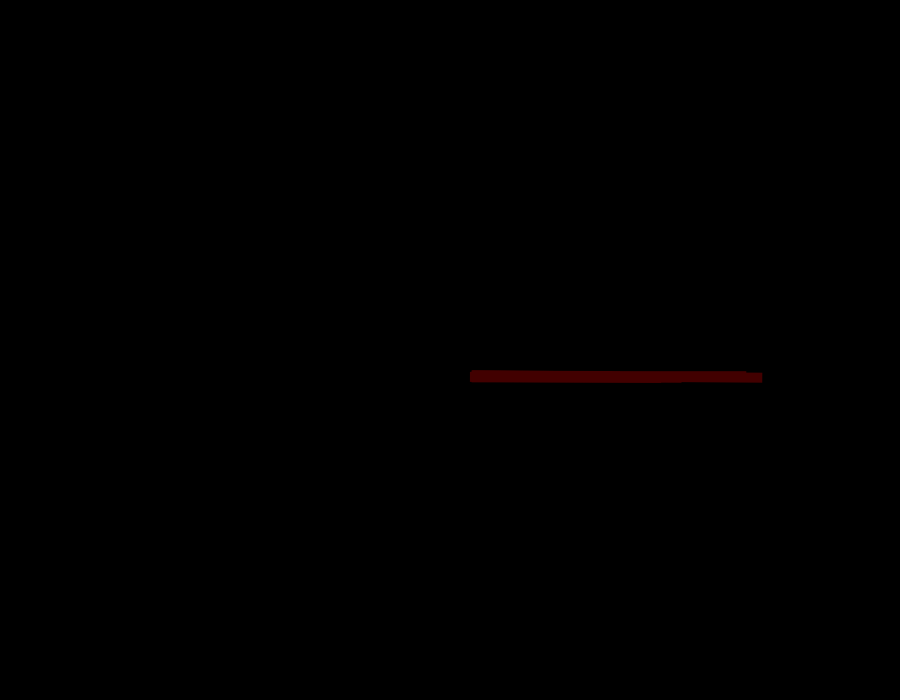
Frame 1 (no input)
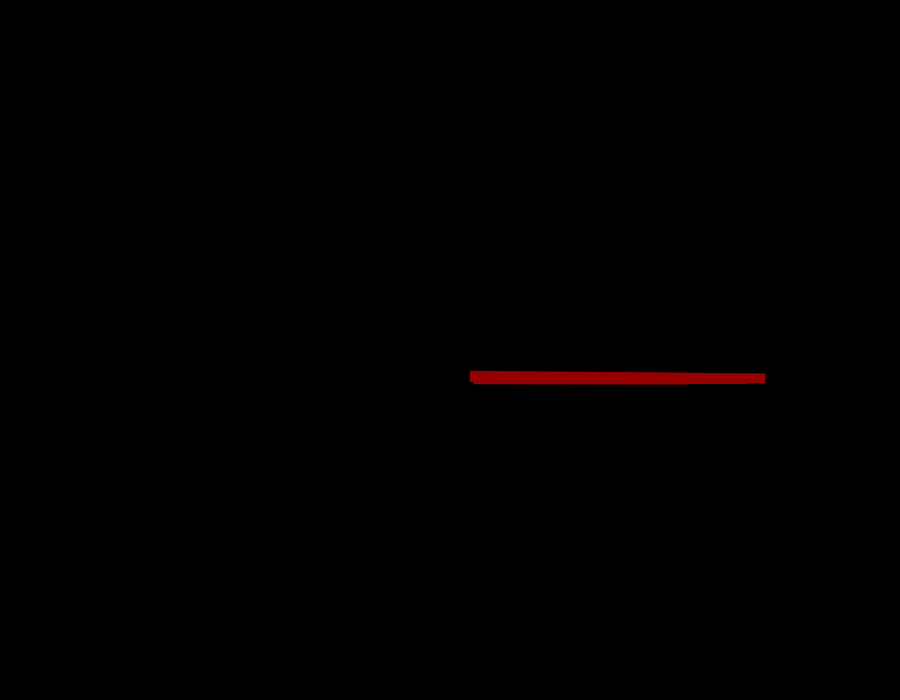
Frame 60 (the mouse pressed at the canvas centre just before this capture)
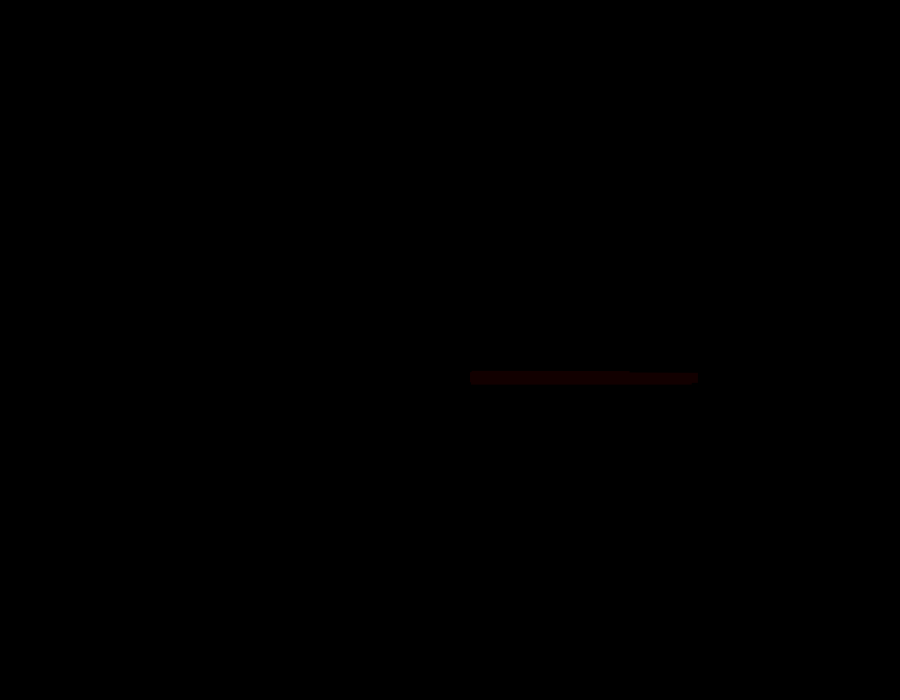
Frame 120 (the mouse held since frame 60 and released just before this capture)

The Processing sketch that drew these frames (run headless with seeded random() and noise(); from frame 60 on, the mouse is pressed at the canvas centre):

// Processing sketch: s6c01Manasevich
// ── s6c01Manasevich.pde
Linea l,l1,l2,l3,l4;


int cantidad = 6;
float rot = 0;
float r=(random(255));
float g=255;
float b=255;




void setup() {

  size(900, 700);
  l = new Linea();
  l2 = new Linea();
  l3 = new Linea();
  l4 = new Linea();


}

void draw() {
  background(0);
  fill(random(255),0,0);
  l.figura(cantidad,rot,r,g-255,b-255);
  //l.figura(cantidad-100,rot,r,g-255,b-255);
  //l.figura(cantidad-65,rot,r,g,b);


  }

  void keyPressed( ) {
    if(key=='a'||key=='A'){
      cantidad+=100;
    }

  if(key=='s'||key=='S'){
    cantidad-=100;
  }

  }

// ── Linea.pde
class Linea {//Clase


// Constructor
  Linea() { //Clase
  }



  void figura(int cantidad,float rot,float r,float g, float b) {
    for(int i=0; i<cantidad;i++){
      pushMatrix();
      translate(width/2, height/2);
      noStroke();
      rotate(radians(rot));
    //  fill(r,g,b);
      rect(random(20,25), random(20,25), random(100,300), 10);
      // fill(200);
      // rect(random(20,25), random(20,25), random(10,200), 4);
      // fill(200,0,200);
      // rect(random(20,25), random(20,25), random(10,200), 4);
      popMatrix();
      rot +=.1;

      }
    }
  }
